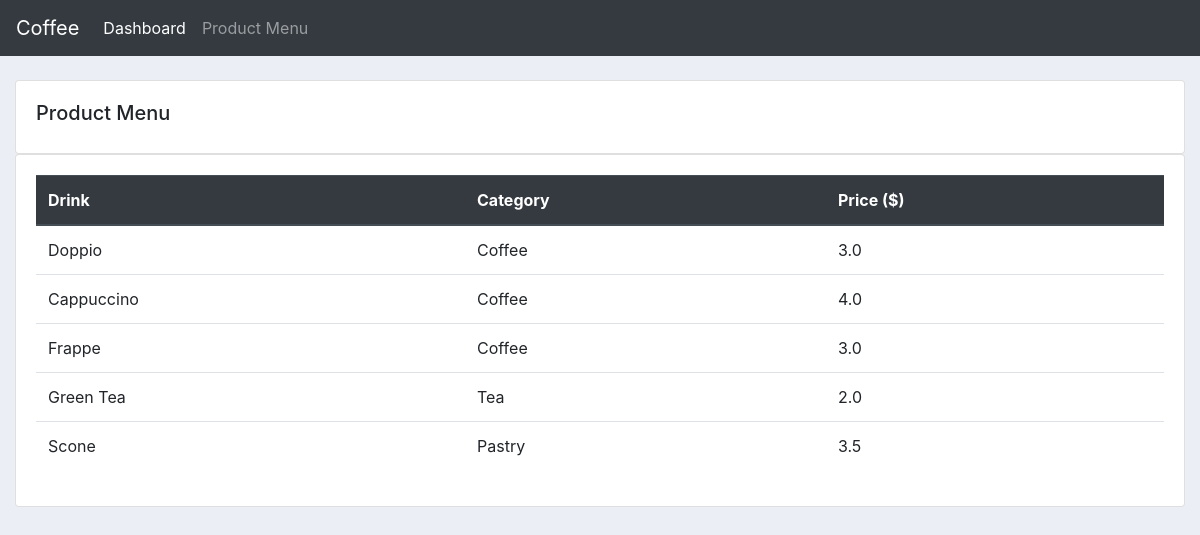
Screenshot of /products/ with the database file from the repository.
### accounts/models.py (models this page shows, shortened)
class Product(models.Model):
    CATEGORY = (
            ('Coffee', 'Coffee'),
            ('Tea', 'Tea'),
            ('Pastry', 'Pastry'),
    		)
    name = models.CharField(max_length=200, null=True)
    price = models.FloatField(null=True)
    category = models.CharField(max_length=200, null=True, choices=CATEGORY)
    tags = models.ManyToManyField(Tag)

### accounts/views.py (the view)
# urls.py: path('products/', views.products, name='products'),
def products(request):
	products = Product.objects.all()
	return render(request, 'accounts/products.html', {'products':products})

### accounts/templates/accounts/products.html
{%  extends 'accounts/main.html' %}
{% block content %}
		<br>
		<div class="row">
			<div class="col-md">
				<div class="card card-body">
					<h5>Product Menu</h5>
				</div>
				<div class="card card-body">
					<table class="table .thead-dark">
						<thead class="thead-dark">
							<tr>
								<th>Drink</th>
								<th>Category</th>
								<th>Price ($)</th>
							</tr>
							{% for i in products %}
							<tr>
								<td>{{i.name}}</td>
								<td>{{i.category}}</td>
								<td>{{i.price}}</td>
							</tr>
							{% endfor %}
						</thead>
					</table>
				</div>
			</div>
		</div>
{% endblock content %}

### accounts/templates/accounts/main.html (style rules this page uses)
body { background-color: #ebeff5; }

### rows the page displays
Product: name "Doppio", category "Coffee", price "3.0"
Product: name "Cappuccino", category "Coffee", price "4.0"
Product: name "Frappe", category "Coffee", price "3.0"
Product: name "Green Tea", category "Tea", price "2.0"
Product: name "Scone", category "Pastry", price "3.5"
